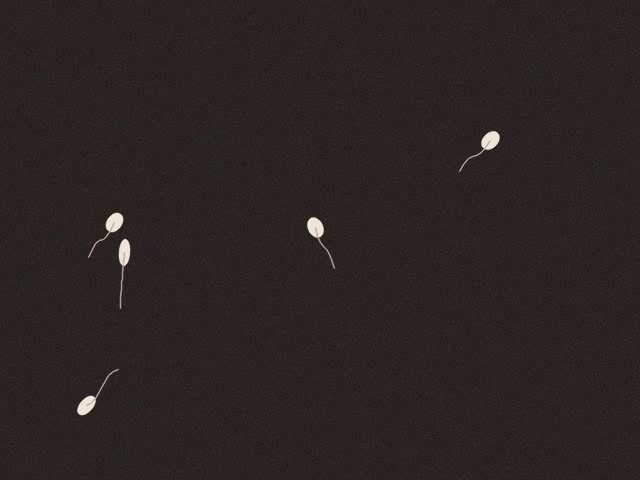
#> input picture backend/storage/media/sperm_test/.frame_cache/frame_00000000.jpg, 640 x 480 px
$ python -i flow_targets.py   (imports and definitions only)   (older library calls are emulated)
#> lines starting #> are read from the running program, lines starting #| are printed output that depends on the picture
#> further down, picture is the input picture: shape (480, 640, 3); mean B, G, R 34.1, 36.7, 41.9
"""Targets in a microfluidic video: every moving thing, linked across its frames, once.

The wet-mount prelabel (detector_tracks.py) expects a dark head that moves at most 100 px per
frame. In a chip a head moves about 350 px per frame, the recorder loses frames, heads tumble,
leave focus and turn white or half transparent. So here

* candidates are places where the picture differs from the static background, dark or bright
  alike (local energy of the difference), not dark spots;
* the number of frames lost in each interval is estimated from how far everything moved and
  checked again with the linked targets: one wrong interval would cut every target there;
* linking uses constant velocity in real time plus appearance, so a head does not jump to the
  debris it passes.

Nothing here decides what is a sperm. People do, on one film strip per target. Geometry inside
this module is in "4K pixels" (long side 4096); results are written in source pixels.
Only NumPy and OpenCV are used. See docs/decisions/0008.
"""
from __future__ import annotations

import hashlib
import json
import logging
import math
import os
import shutil
import uuid
from pathlib import Path
from typing import Any, Callable

import cv2
import numpy as np

POLICY = 'flow-targets-v1'
DIRECTORY = 'flow'
TARGETS_FILE = 'targets.json'
SMALL = 1024                 # Long side of the working copy; 4 "4K pixels" per working pixel.
UNIT = 4096 / SMALL
ENERGY_MIN = 5.0             # Candidate threshold, in units of background noise.
SIZE_MIN = 40                # Working pixels that differ clearly; all blind-marked sperm were >= 42.
SIZE_FAINT = 30              # Between these two a target is not shown and becomes "ignore" on export.
SHORT_ENERGY = 8.0           # A one- or two-frame piece must stand out this much to be shown.
PALE_ENERGY = 8.0
MIN_LENGTH = 3
MAX_LOST = 4                 # Largest interval considered, in normal frame times.
LOOKALIKE = math.log(2.6)    # Largest brightness change between frames of one target.
STRIP_FRAMES, STRIP_CELL, STRIP_HALF = 9, 220, 150
BACKGROUND_SAMPLES, FULL_SAMPLES = 90, 24
UNSTEADY = .85               # Share of clear candidates that must end up on a linked target.
SPARSE_PEAKS = 12            # Below this many strong points per frame an interval cannot be measured.
log = logging.getLogger('review.flow')

Progress = Callable[..., None] | None


# ------------------------------------------------------------------ candidates

# [6 lines left out: function small_gray, not called in this run]


def background(frames: np.ndarray) -> tuple[np.ndarray, np.ndarray]:
    """Static picture and its noise. Channel walls shake: the larger noise stays only on them."""
    sample = frames if len(frames) <= BACKGROUND_SAMPLES else frames[::max(1, len(frames) // BACKGROUND_SAMPLES)]
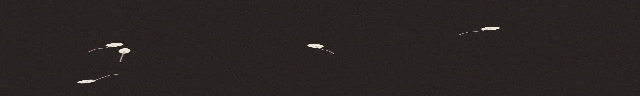
#> sample: shape (96, 640, 3); mean B, G, R 34.1, 36.6, 41.8
    still = np.median(sample, 0).astype(np.float32)
#> still = 640 rows, first 8: [33, 36, 41], [33, 36, 41], [33, 36, 41], [33, 36, 41], [33, 36, 41], [33.5, 36, 41], [33, 36, 41], [33, 36, 41]
    noise = np.median(np.abs(sample - still), 0).astype(np.float32) * 1.4826 + 1.0
#> noise = 640 rows, first 8: [2.48, 2.48, 2.48], [3.97, 3.97, 3.97], [2.48, 2.48, 2.48], [3.97, 3.97, 3.97], [2.48, 2.48, 2.48], [3.22, 2.48, 2.48], [3.97, 3.22, 3.97], [2.48, 2.48, 2.48]
    smooth = cv2.GaussianBlur(still, (0, 0), 1.5)
#> smooth = 640 rows, first 8: [36.25, 36.5, 36.75], [36.25, 36.5, 36.75], [36.26, 36.5, 36.75], [36.27, 36.51, 36.76], [36.28, 36.52, 36.77], [36.26, 36.51, 36.75], [36.2, 36.44, 36.68], [36.09, 36.33, 36.57]
    edge = np.abs(cv2.Sobel(smooth, cv2.CV_32F, 0, 1, ksize=3)) + np.abs(cv2.Sobel(smooth, cv2.CV_32F, 1, 0, ksize=3))
#> edge = 640 rows, first 8: [0, 1.99, 0], [0.0178, 2.01, 0.0157], [0.051, 2.04, 0.0445], [0.0717, 2.04, 0.0598], [0.0221, 1.99, 0.0362], [0.317, 2.28, 0.331], [0.689, 2.63, 0.704], [0.805, 2.74, 0.82]
    wall = cv2.dilate((edge > 25).astype(np.uint8), np.ones((5, 5), np.uint8)) > 0
#> wall = 640 rows, first 8: [False, False, False], [False, False, False], [False, False, False], [False, False, False], [False, False, False], [False, False, False], [False, False, False], [False, False, False]
    noise = np.where(wall, np.maximum(noise, 2.5), np.minimum(noise, np.median(noise) * 1.5)).astype(np.float32)
#> noise = 640 rows, first 8: [2.48, 2.48, 2.48], [3.72, 3.72, 3.72], [2.48, 2.48, 2.48], [3.72, 3.72, 3.72], [2.48, 2.48, 2.48], [3.22, 2.48, 2.48], [3.72, 3.22, 3.72], [2.48, 2.48, 2.48]
    return still, cv2.GaussianBlur(noise, (0, 0), 1.0)


# [4 lines left out: function energy, not called in this run]


_DISC = cv2.getStructuringElement(cv2.MORPH_ELLIPSE, (11, 11))


# [45 lines left out: functions candidates, attach_scores, not called in this run]


# ------------------------------------------------------------------ flow

def _blur1(values: np.ndarray, sigma: float) -> np.ndarray:
    return cv2.GaussianBlur(values.reshape(1, -1).astype(np.float32), (0, 0), sigma).reshape(-1).astype(np.float64)


# [97 lines left out: functions rotate, _strong, flow_angle, interval_lengths, not called in this run]


# ------------------------------------------------------------------ linking

class Linked:
    def __init__(self, tracks, positions, power, times):
        self.tracks, self.positions, self.power, self.times = tracks, positions, power, times


# [239 lines left out: functions link, _join, recheck, targets_of, head_kind, _crop, not called in this run]


def enhanced(crop: np.ndarray, still: np.ndarray) -> np.ndarray:
    return np.clip(128 + 5 * (cv2.GaussianBlur(crop, (0, 0), .8) - still), 0, 255).astype(np.uint8)


# [12 lines left out: functions _jpeg, _median_rows, not called in this run]


def run_id_of(sha256: str, frame_count: int, items: list[dict[str, Any]]) -> str:
    return hashlib.sha256(json.dumps([POLICY, sha256, frame_count, [[item['id'], item['frames']] for item in items]], separators=(',', ':')).encode()).hexdigest()[:16]


# [152 lines left out: functions redraw, find, _publish, read_record, clean_leftovers, not called in this run]

>>> import cv2
>>> picture = cv2.imread('../storage/media/sperm_test/.frame_cache/frame_00000000.jpg')
>>> result = background(picture)
